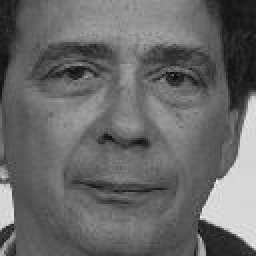
#> input picture IIIT-A/FaceRecongnition/images1/Training images/00743_941201_fa.jpg, 128 x 128 px, found by its file name (shown 2 times larger); its folder holds 4 pictures in this run
$ jupyter execute --allow-errors FaceRecongnize.ipynb
#> lines starting #> are read from the running program, lines starting #| are printed output that depends on the picture
[cell 1]
import matplotlib.pyplot as plt
import numpy as np
import os
import cv2

## Data Loading

[cell 2]
Train_Img_Folder = '/home/mononoke/ChessDetection/IIIT-A/FaceRecongnition/images1/Training images'
Test_Img_Folder = '/home/mononoke/ChessDetection/IIIT-A/FaceRecongnition/images1/Test'
train_set_files = os.listdir(Train_Img_Folder)
#> (the rest of this cell did not finish here and is left out)

[cell 3]
# In PCa all the images have same height and width.
width = 128
height = 128

[cell 4]
train_id_file = set([f.split('_')[0] for f in train_set_files])
test_id_file = set([f.split('_')[0] for f in train_set_files])
print(train_id_file <= test_id_file)

[cell 5]
print("Train Images:")
train_images_names = os.listdir(Train_Img_Folder) # is a list
training_tensor = np.ndarray(shape=(len(train_images_names),height*width),dtype=np.float64) # shape(rows,columns)

for i in range(len(train_images_names)):
    img = plt.imread(Train_Img_Folder+'/'+train_images_names[i])
#> img is the input picture: shape (128, 128); min 5, max 237, mean 104.3
    training_tensor[i:] = np.array(img,dtype='float64').flatten()
    plt.subplot(5,5,1+i)
    plt.imshow(img, cmap='gray')
plt.show()
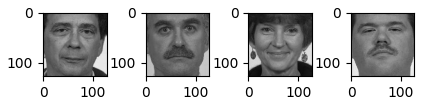
#> figure drawn by matplotlib, 4 panels

[cell 6]
## Test Images
print('Test Images:')
#> (the rest of this cell did not finish here and is left out)

## Calculating the Mean Face
Mean is just the sum of all pictures divided by the number of pics.

[cell 7]
mean_face = np.zeros((1,height*width))

for i in training_tensor:
    mean_face = np.add(mean_face,i)

mean_face = np.divide(mean_face,float(len(train_images_names))).flatten()

plt.imshow(mean_face.reshape(height, width), cmap='gray')
plt.show()
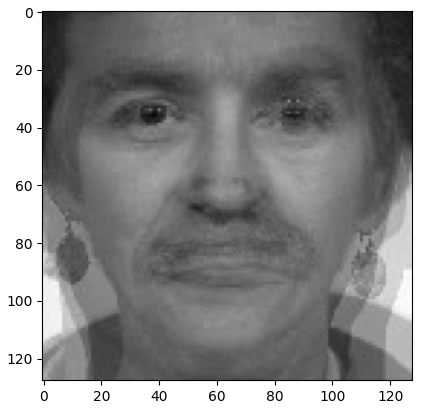
#> figure drawn by matplotlib, 1 panel

## Calculating the difference between the Training Vector and the mean Vector

As we need to normalize the Training Set for PCA ..

Question Why do we need Normalization...

We need it as PCA uses the eigen Vector and maximizes in the direction of most variance .......

so if the data is not normalized it would tend to favour a big feature and remove other features that might be contributing to the dataset

[cell 8]
normalised_training_tensor = np.ndarray(shape=(len(train_images_names), height*width))

for i in range(len(train_images_names)):
    normalised_training_tensor[i] = np.subtract(training_tensor[i],mean_face)

## Display the normalized Images

[cell 9]
for i in range(len(normalised_training_tensor)):
    img = normalised_training_tensor[i].reshape(height,width)
    plt.subplot(5,5,1+i)
    plt.imshow(img,cmap="gray")
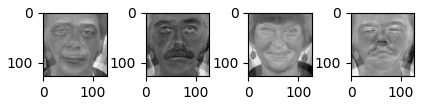
#> figure drawn by matplotlib, 4 panels

[cell 10]
plt.imshow(normalised_training_tensor[0].reshape(height,width),"gray")
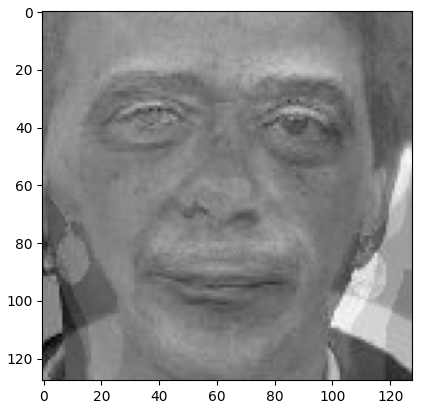
#> figure drawn by matplotlib, 1 panel

## Covarience Matrix
This represents how the variables change together

[cell 11]
conv_matrix = np.cov(normalised_training_tensor) # Automatically calculates the A.t*A and other things

[cell 12]
# Now making the conv_matrix equal
# conv_matrix = np.divide(conv_matrix,25.0)

[cell 13]
## Remember the eigenvectors and the eigenvalues

## Eigen vector of the conv_matrix

From the conv_matrix we can extract the eigen vectors and the eigen values.

[cell 14]
eigenvalues, eigenvectors, = np.linalg.eig(conv_matrix)
print(eigenvalues)

[cell 15]
eig_pairs = [(eigenvalues[index],eigenvectors[:,index]) for index in range(len(eigenvalues))]
eig_pairs.sort(reverse=True)
eigvalues_sort  = [eig_pairs[index][0] for index in range(len(eigenvalues))]
eigvectors_sort = [eig_pairs[index][1] for index in range(len(eigenvalues))]

sorted_ind = sorted(range(eigenvalues.shape[0]), key=lambda k: eigenvalues[k], reverse=True)

eigvalues_sort = eigenvalues[sorted_ind]
eigvectors_sort = eigenvectors[sorted_ind]
train_set_files_sort = np.array(train_set_files)[sorted_ind]

## Finding the Cumulative Variance of Each PCA

[cell 16]
np.cumsum(eigvalues_sort)

[cell 17]
var_comp_sum = np.cumsum(eigvalues_sort)/np.sum(eigvalues_sort)
# if we have 5 pca then the variance is ?  this gives us that thing.

[cell 18]
num_comp = range(1,len(eigvalues_sort)+1)
plt.title('Cum. Prop. Variance Explain and Components Kept')
plt.xlabel('Principal Components')
plt.ylabel('Cum. Prop. Variance Expalined')

plt.scatter(num_comp, var_comp_sum)
plt.show()
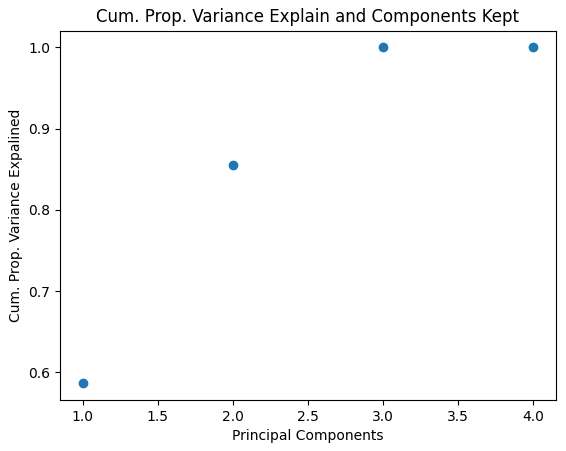
#> figure drawn by matplotlib, 1 panel

## Now taking the necessary PCA

[cell 19]
reduced_data = np.array(eigvectors_sort[:25]).transpose()
print(training_tensor.shape)

## Calculating the Eigen Faces

Each EigenVector is multiplied by the whole Normalized Training Set matrix and thus , we will have the same amount of eigenFaces as images in our training Set.

[cell 20]
proj_data = np.dot(training_tensor.transpose(),reduced_data)
proj_data = proj_data.transpose()
proj_data.shape

[cell 21]
for i in range(proj_data.shape[0]):
    img = proj_data[i].reshape(height,width)
    plt.subplot(5,5,1+i)
    plt.imshow(img, cmap='gray')
    plt.tick_params(labelleft='off', labelbottom='off', bottom='off',top='off',right='off',left='off', which='both')
#> this loop made 4 passes
#> pass 1, `img = proj_data[i].reshape(height,width)`:
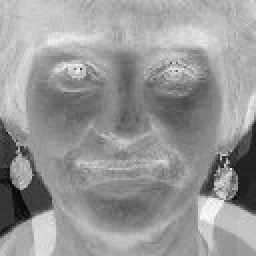
#> img: shape (128, 128) float64 (shown 2 times larger); min -257.6, max 14.6, mean -95.67; drawn with min black and max white
#> pass 2, `img = proj_data[i].reshape(height,width)`:
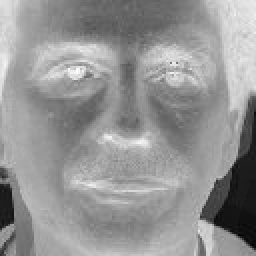
#> img: shape (128, 128) float64 (shown 2 times larger); min -310.1, max -23.95, mean -143.1; drawn with min black and max white
#> pass 3, `img = proj_data[i].reshape(height,width)`:
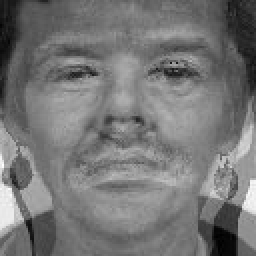
#> img: shape (128, 128) float64 (shown 2 times larger); min -19.11, max 220.3, mean 92; drawn with min black and max white
plt.show()
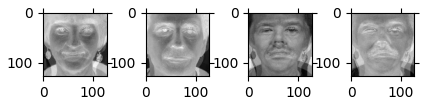
#> figure drawn by matplotlib, 4 panels
